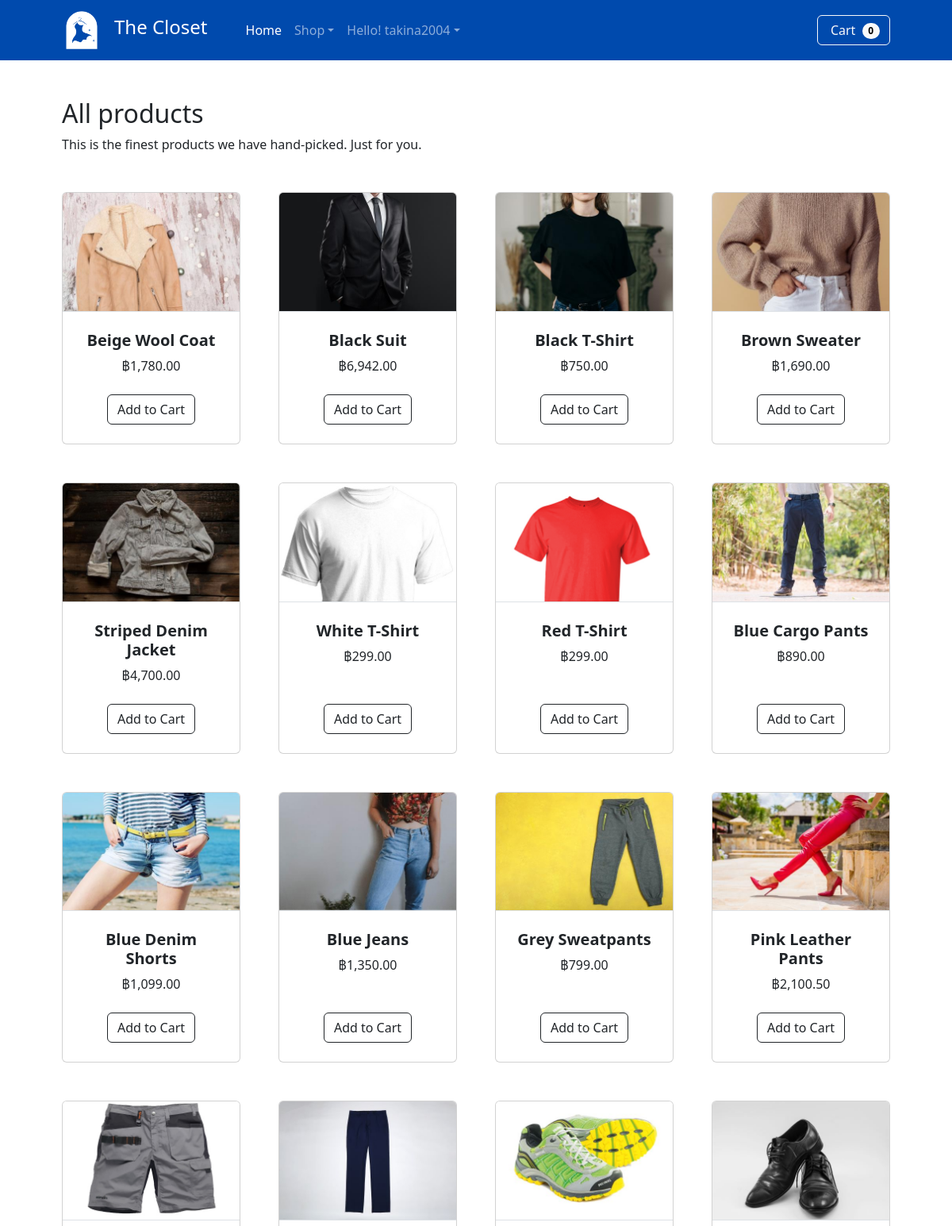
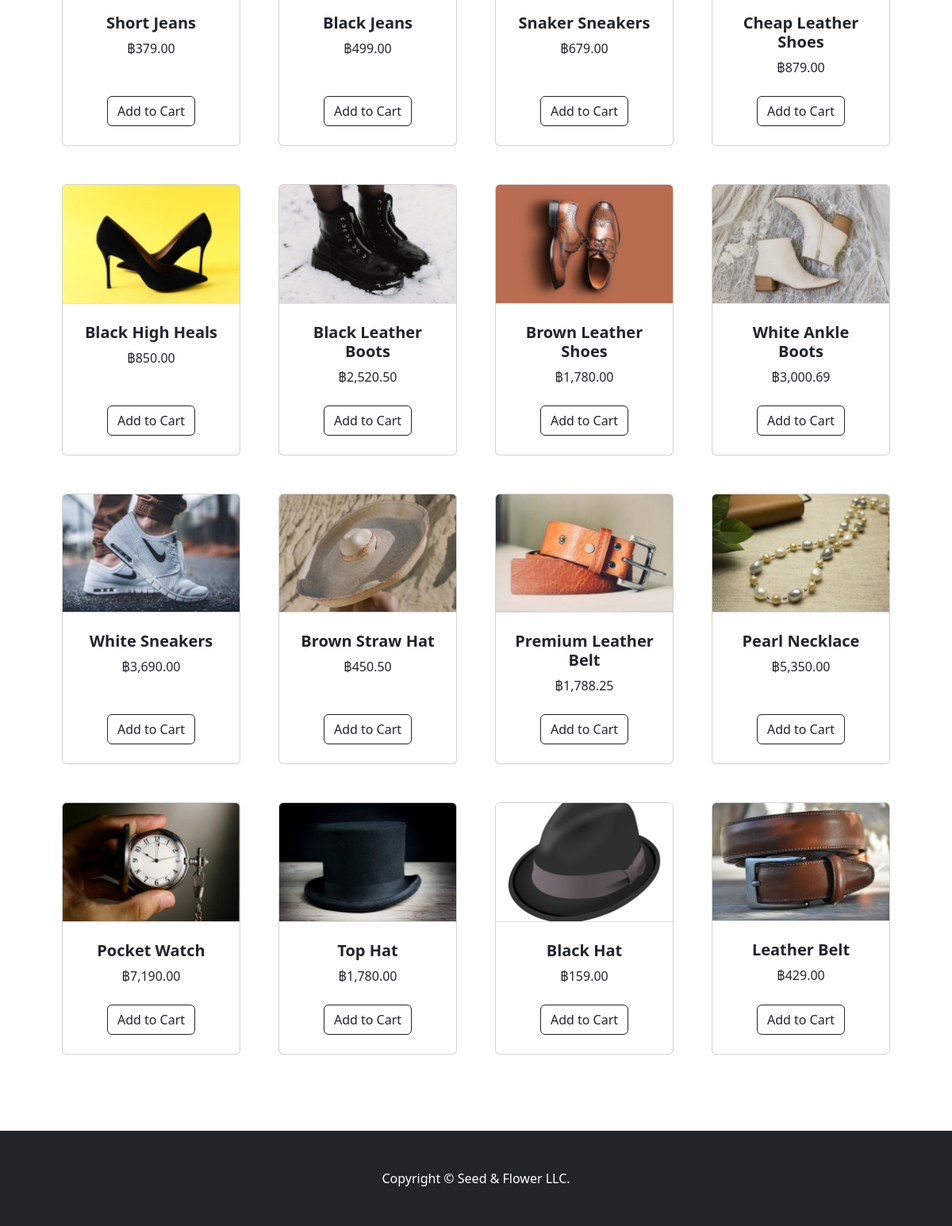
The page /all_product.php (signed in) on the database its author committed (2 pictures, top to bottom).
### tables this page shows
CREATE TABLE `product` (
  `pID` int(3) NOT NULL,
  `pname` varchar(25) NOT NULL,
  `pimagedir` varchar(350) NOT NULL,
  `price` decimal(10,2) NOT NULL,
  `ptype` char(1) DEFAULT NULL,
  `isFeature` tinyint(1) NOT NULL
);

### all_product.php (the view, shortened to what this page needs)
<!doctype html>
<html lang="en">
  <head>
    <link href="https://cdn.jsdelivr.net/npm/bootstrap@5.2.2/dist/css/bootstrap.min.css" rel="stylesheet">
   </head>
  <body>
    <?php include "func/navbar.php"; ?>
    <section class="mb-5">
      <div class="container px-4 px-lg-5 mt-5">
        <h2>All products</h2>
        <p class="mb-5">This is the finest products we have hand-picked. Just for you.</p>
          <div class="row gx-4 gx-lg-5 row-cols-2 row-cols-md-3 row-cols-xl-4 justify-content-center">
          <?php
            $q = "SELECT * FROM product";
            $result=$mysqli->query($q);
            while($row=$result->fetch_array()){?>
                <div class="col mb-5">
                    <div class="card h-100">
                        <img class="card-img-top border-bottom" src="<?php echo $row['pimagedir'] ?>" alt="..." />
                        <div class="card-body bg-mute p-4">
                            <div class="text-center">
                                <h5 class="fw-bolder"><?php echo $row['pname'] ?></h5>
                                ฿<?php echo number_format($row['price'], 2, '.', ',') ?>
                            </div>
                        </div>
                        <div class="card-footer p-4 pt-0 border-top-0 bg-transparent">
                            <div class="text-center">
                                <form action="func/addtocart.php" method="post">
                                    <div type="submit" class="text-center">
                                        <input type="submit" name="add_to_cart" style="margin-top:5px;" class="btn btn-outline-dark mt-auto" value="Add to Cart" />
                                    </div>
                                </form>
                            </div>
                        </div>
                    </div>
                </div>
            <?php }?>
          </div>
      </div>
  </section>
  </body>
</html>

### rows shown on the page
product: pimagedir (picture), pname "Beige Wool Coat", price "1,780.00"
product: pimagedir (picture), pname "Black Suit", price "6,942.00"
product: pimagedir (picture), pname "Black T-Shirt", price "750.00"
product: pimagedir (picture), pname "Brown Sweater", price "1,690.00"
product: pimagedir (picture), pname "Striped Denim Jacket", price "4,700.00"
product: pimagedir (picture), pname "White T-Shirt", price "299.00"
product: pimagedir (picture), pname "Red T-Shirt", price "299.00"
product: pimagedir (picture), pname "Blue Cargo Pants", price "890.00"
product: pimagedir (picture), pname "Blue Denim Shorts", price "1,099.00"
product: pimagedir (picture), pname "Blue Jeans", price "1,350.00"
product: pimagedir (picture), pname "Grey Sweatpants", price "799.00"
product: pimagedir (picture), pname "Pink Leather Pants", price "2,100.50"
product: pimagedir (picture), pname "Short Jeans", price "379.00"
product: pimagedir (picture), pname "Black Jeans", price "499.00"
product: pimagedir (picture), pname "Snaker Sneakers", price "679.00"
product: pimagedir (picture), pname "Cheap Leather Shoes", price "879.00"
product: pimagedir (picture), pname "Black High Heals", price "850.00"
product: pimagedir (picture), pname "Black Leather Boots", price "2,520.50"
product: pimagedir (picture), pname "Brown Leather Shoes", price "1,780.00"
product: pimagedir (picture), pname "White Ankle Boots", price "3,000.69"
product: pimagedir (picture), pname "White Sneakers", price "3,690.00"
product: pimagedir (picture), pname "Brown Straw Hat", price "450.50"
product: pimagedir (picture), pname "Premium Leather Belt", price "1,788.25"
product: pimagedir (picture), pname "Pearl Necklace", price "5,350.00"
product: pimagedir (picture), pname "Pocket Watch", price "7,190.00"
product: pimagedir (picture), pname "Top Hat", price "1,780.00"
product: pimagedir (picture), pname "Black Hat", price "159.00"
product: pimagedir (picture), pname "Leather Belt", price "429.00"

### other values the page prints
$_SESSION['username'] "takina2004"
$count "0"
